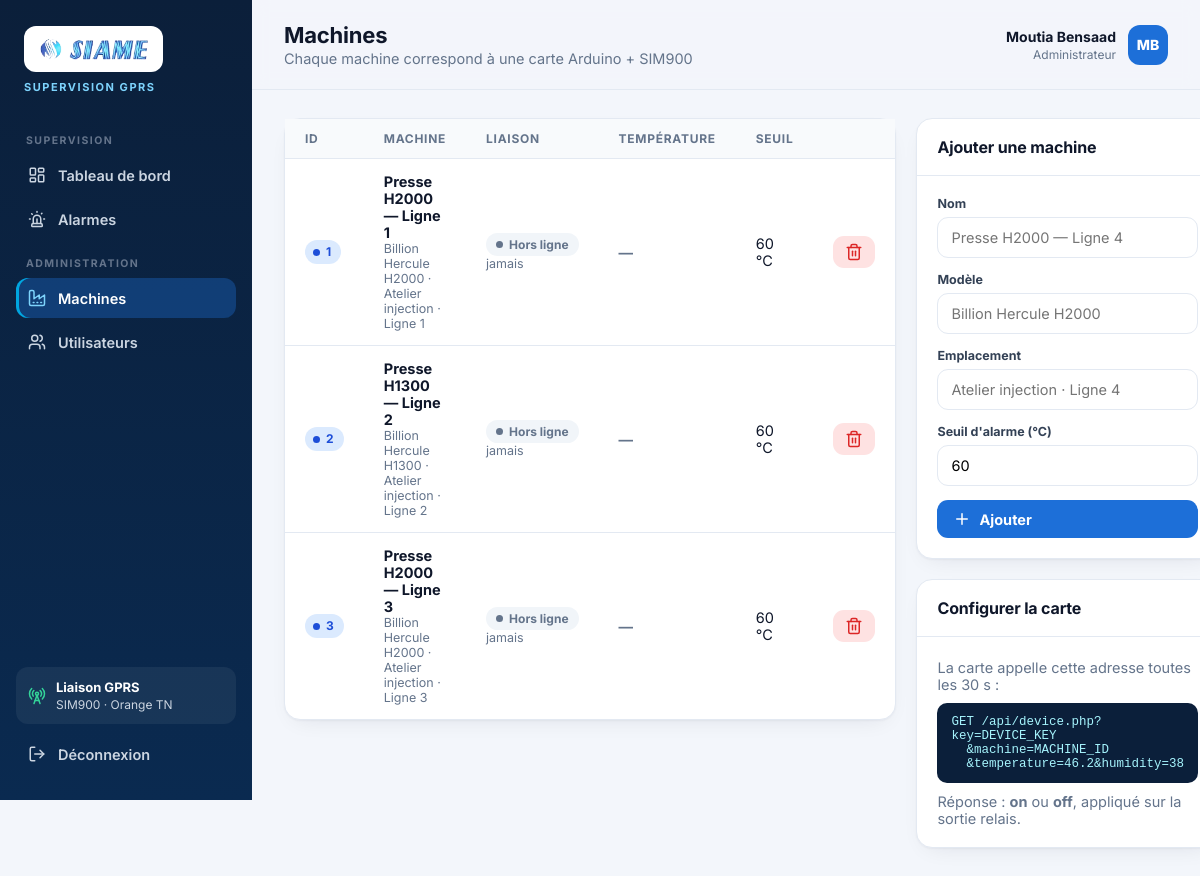
Screenshot of /admin/machines.php (signed in) with the database file from the repository.
### tables this page shows
CREATE TABLE machines (
  id          INT AUTO_INCREMENT PRIMARY KEY,
  name        VARCHAR(80)  NOT NULL,
  model       VARCHAR(80)  NOT NULL DEFAULT 'Billion Hercule H2000',
  location    VARCHAR(80)  NOT NULL,
  state       ENUM('on','off') NOT NULL DEFAULT 'off',    
  temperature DECIMAL(5,1) NULL,                           
  humidity    DECIMAL(5,1) NULL,
  temp_max    DECIMAL(5,1) NOT NULL DEFAULT 60.0,          
  last_sync   DATETIME NULL,                               
  created_at  DATETIME NOT NULL DEFAULT CURRENT_TIMESTAMP
);

### src/bootstrap.php (called while the page is built, shortened)
<?php
$configFile = __DIR__ . '/../config.php';
$config = require (is_file($configFile) ? $configFile : __DIR__ . '/../config.example.php');
function db(): PDO
{
    static $pdo = null;
    global $config;
    if ($pdo === null) {
        $pdo = new PDO($config['db']['dsn'], $config['db']['user'], $config['db']['password'], [
            PDO::ATTR_ERRMODE => PDO::ERRMODE_EXCEPTION,
            PDO::ATTR_DEFAULT_FETCH_MODE => PDO::FETCH_ASSOC,
        ]);
    }
    return $pdo;
}
function e(mixed $value): string
{
    return htmlspecialchars((string) $value, ENT_QUOTES, 'UTF-8');
}
function is_online(?string $lastSync): bool
{
    return $lastSync !== null && (time() - strtotime($lastSync)) <= (int) config('offline_after');
}
function ago(?string $datetime): string
{
    if (!$datetime) {
        return 'jamais';
    }
    $s = max(0, time() - strtotime($datetime));
    return match (true) {
        $s < 60 => "il y a {$s} s",
        $s < 3600 => 'il y a ' . intdiv($s, 60) . ' min',
        $s < 86400 => 'il y a ' . intdiv($s, 3600) . ' h',
        default => 'le ' . date('d/m/Y', strtotime($datetime)),
    };
}
function temp_level(?float $temperature, float $max): string
{
    if ($temperature === null) {
        return 'muted';
    }
    return $temperature >= $max ? 'danger' : ($temperature >= 0.85 * $max ? 'warn' : 'ok');
}
function machines_with_status(): array
{
    $machines = db()->query('SELECT * FROM machines ORDER BY id')->fetchAll();
    foreach ($machines as &$m) {
        $m['online'] = is_online($m['last_sync']);
        $m['temperature'] = $m['temperature'] !== null ? (float) $m['temperature'] : null;
        $m['humidity'] = $m['humidity'] !== null ? (float) $m['humidity'] : null;
        $m['level'] = temp_level($m['temperature'], (float) $m['temp_max']);
    }
    return $machines;
}

### public/admin/machines.php (the view, shortened to what this page needs)
<?php
require __DIR__ . '/../../src/bootstrap.php';
require __DIR__ . '/../../src/layout.php';
$machines = machines_with_status();
?>
<div class="grid layout-2">
  <section class="card">
    <table class="table">
      <thead><tr><th>ID</th><th>Machine</th><th>Liaison</th><th>Température</th><th>Seuil</th><th></th></tr></thead>
      <tbody>
      <?php foreach ($machines as $m): ?>
        <tr>
          <td><span class="pill info" style="padding-left:8px"><?= (int) $m['id'] ?></span></td>
          <td><div class="cell-main"><?= e($m['name']) ?></div><div class="cell-sub"><?= e($m['model']) ?> · <?= e($m['location']) ?></div></td>
          <td><span class="pill <?= $m['online'] ? 'ok' : 'off' ?>"><?= $m['online'] ? 'En ligne' : 'Hors ligne' ?></span><div class="cell-sub"><?= e($m['last_sync_label']) ?></div></td>
          <td class="cell-main t-<?= $m['level'] ?>"><?= $m['temperature'] !== null ? number_format($m['temperature'], 1, ',', '') . ' °C' : '—' ?></td>
          <td><?= e(number_format((float) $m['temp_max'], 0)) ?> °C</td>
          <td class="text-right">
            <form method="post" onsubmit="return confirm('Supprimer cette machine et son historique ?')">
              <button class="btn btn-danger btn-sm"><i data-lucide="trash-2"></i></button>
            </form>
          </td>
        </tr>
      <?php endforeach; ?>
      </tbody>
    </table>
  </section>
  <div class="grid">
    <section class="card">
      <div class="card-head"><h2>Ajouter une machine</h2></div>
      <form class="card-body grid" method="post" style="gap:14px">
        <div class="field"><label>Nom</label><input name="name" placeholder="Presse H2000 — Ligne 4" required></div>
        <div class="field"><label>Modèle</label><input name="model" placeholder="Billion Hercule H2000"></div>
        <div class="field"><label>Emplacement</label><input name="location" placeholder="Atelier injection · Ligne 4" required></div>
        <div class="field"><label>Seuil d'alarme (°C)</label><input name="temp_max" type="number" step="0.5" value="60"></div>
        <button class="btn"><i data-lucide="plus"></i>Ajouter</button>
      </form>
    </section>
    <section class="card">
      <div class="card-head"><h2>Configurer la carte</h2></div>
      <div class="card-body">
        <p class="muted" style="margin-bottom:10px">La carte appelle cette adresse toutes les 30 s :</p>
        <div class="code">GET /api/device.php?key=DEVICE_KEY<br>&nbsp;&nbsp;&amp;machine=MACHINE_ID<br>&nbsp;&nbsp;&amp;temperature=46.2&amp;humidity=38</div>
        <p class="muted" style="margin-top:10px">Réponse : <strong>on</strong> ou <strong>off</strong>, appliqué sur la sortie relais.</p>
      </div>
    </section>
  </div>
</div>

### public/assets/css/app.css (style rules this page uses)
:root { --navy: #0b1f3a; --navy-2: #12305a; --blue: #1d6fd8; --cyan: #00a6e0; --bg: #f3f6fb; --card: #ffffff; --border: #e3e9f2; --text: #0f172a; --muted: #64748b; --ok: #16a34a; --warn: #f59e0b; --danger: #dc2626; --radius: 16px; --shadow: 0 1px 2px rgba(15, 23, 42, .04), 0 8px 24px -12px rgba(15, 23, 42, .12); }
* { box-sizing: border-box; }
html, body { margin: 0; }
body { font-family: "Inter", "Segoe UI", sans-serif; background: var(--bg); color: var(--text); font-size: 14.5px; -webkit-font-smoothing: antialiased; }
h1, h2, h3 { margin: 0; letter-spacing: -0.01em; }
.muted { color: var(--muted); margin: 2px 0 0; }
.text-right { text-align: right; }
[data-lucide] { width: 18px; height: 18px; stroke-width: 2; flex-shrink: 0; }
.card { background: var(--card); border: 1px solid var(--border); border-radius: var(--radius); box-shadow: var(--shadow); }
.card-head { display: flex; justify-content: space-between; align-items: center; padding: 18px 20px; border-bottom: 1px solid var(--border); }
.card-head h2 { font-size: 16px; }
.card-body { padding: 20px; }
.grid { display: grid; gap: 20px; }
.pill { display: inline-flex; flex-direction: row; align-items: center; align-self: flex-start; flex-shrink: 0; gap: 6px; padding: 4px 10px; border-radius: 30px; font-size: 12px; font-weight: 700; line-height: 1.3; white-space: nowrap; height: auto; }
.pill::before { content: ""; width: 7px; height: 7px; border-radius: 50%; background: currentColor; flex-shrink: 0; }
.pill.off { background: #f1f5f9; color: #64748b; }
.pill.info { background: #dbeafe; color: #1d4ed8; }
.btn { display: inline-flex; align-items: center; gap: 8px; border: 0; border-radius: 11px; padding: 10px 16px; font: inherit; font-weight: 700; cursor: pointer; background: var(--blue); color: #fff; transition: .15s; }
.btn-danger { background: #fee2e2; color: var(--danger); }
.btn-sm { padding: 7px 12px; font-size: 13px; }
.t-muted { color: var(--muted); }
.table { width: 100%; border-collapse: collapse; }
.table th { text-align: left; font-size: 12px; text-transform: uppercase; letter-spacing: .06em; color: var(--muted); padding: 12px 20px; background: #f8fafc; border-bottom: 1px solid var(--border); }
.table td { padding: 14px 20px; border-bottom: 1px solid var(--border); vertical-align: middle; }
.table tr:last-child td { border-bottom: 0; }
.cell-main { font-weight: 700; }
.cell-sub { color: var(--muted); font-size: 12.5px; }
.field label { display: block; font-size: 12.5px; font-weight: 700; color: #334155; margin-bottom: 6px; }
.field input, .field select { width: 100%; padding: 11px 13px; border: 1px solid var(--border); border-radius: 11px; font: inherit; background: #fff; }
.layout-2 { grid-template-columns: 2fr 1fr; align-items: start; }
.code { font-family: Consolas, monospace; background: #0b1f3a; color: #a5f3fc; padding: 12px 14px; border-radius: 10px; font-size: 12.5px; overflow-x: auto; }

### rows the page displays
machines: id "1", name "Presse H2000 — Ligne 1", model "Billion Hercule H2000", location "Atelier injection · Ligne 1", last_sync_label "jamais", temp_max "60"
machines: id "2", name "Presse H1300 — Ligne 2", model "Billion Hercule H1300", location "Atelier injection · Ligne 2", last_sync_label "jamais", temp_max "60"
machines: id "3", name "Presse H2000 — Ligne 3", model "Billion Hercule H2000", location "Atelier injection · Ligne 3", last_sync_label "jamais", temp_max "60"

### other values shown
$label "Tableau de bord"
$label "Alarmes"
$label "Machines"
$label "Utilisateurs"
$title "Machines"
$subtitle "Chaque machine correspond à une carte Arduino + SIM900"
$user['first_name'] . ' ' . $user['last_name'] "Moutia Bensaad"
$initials "MB"
